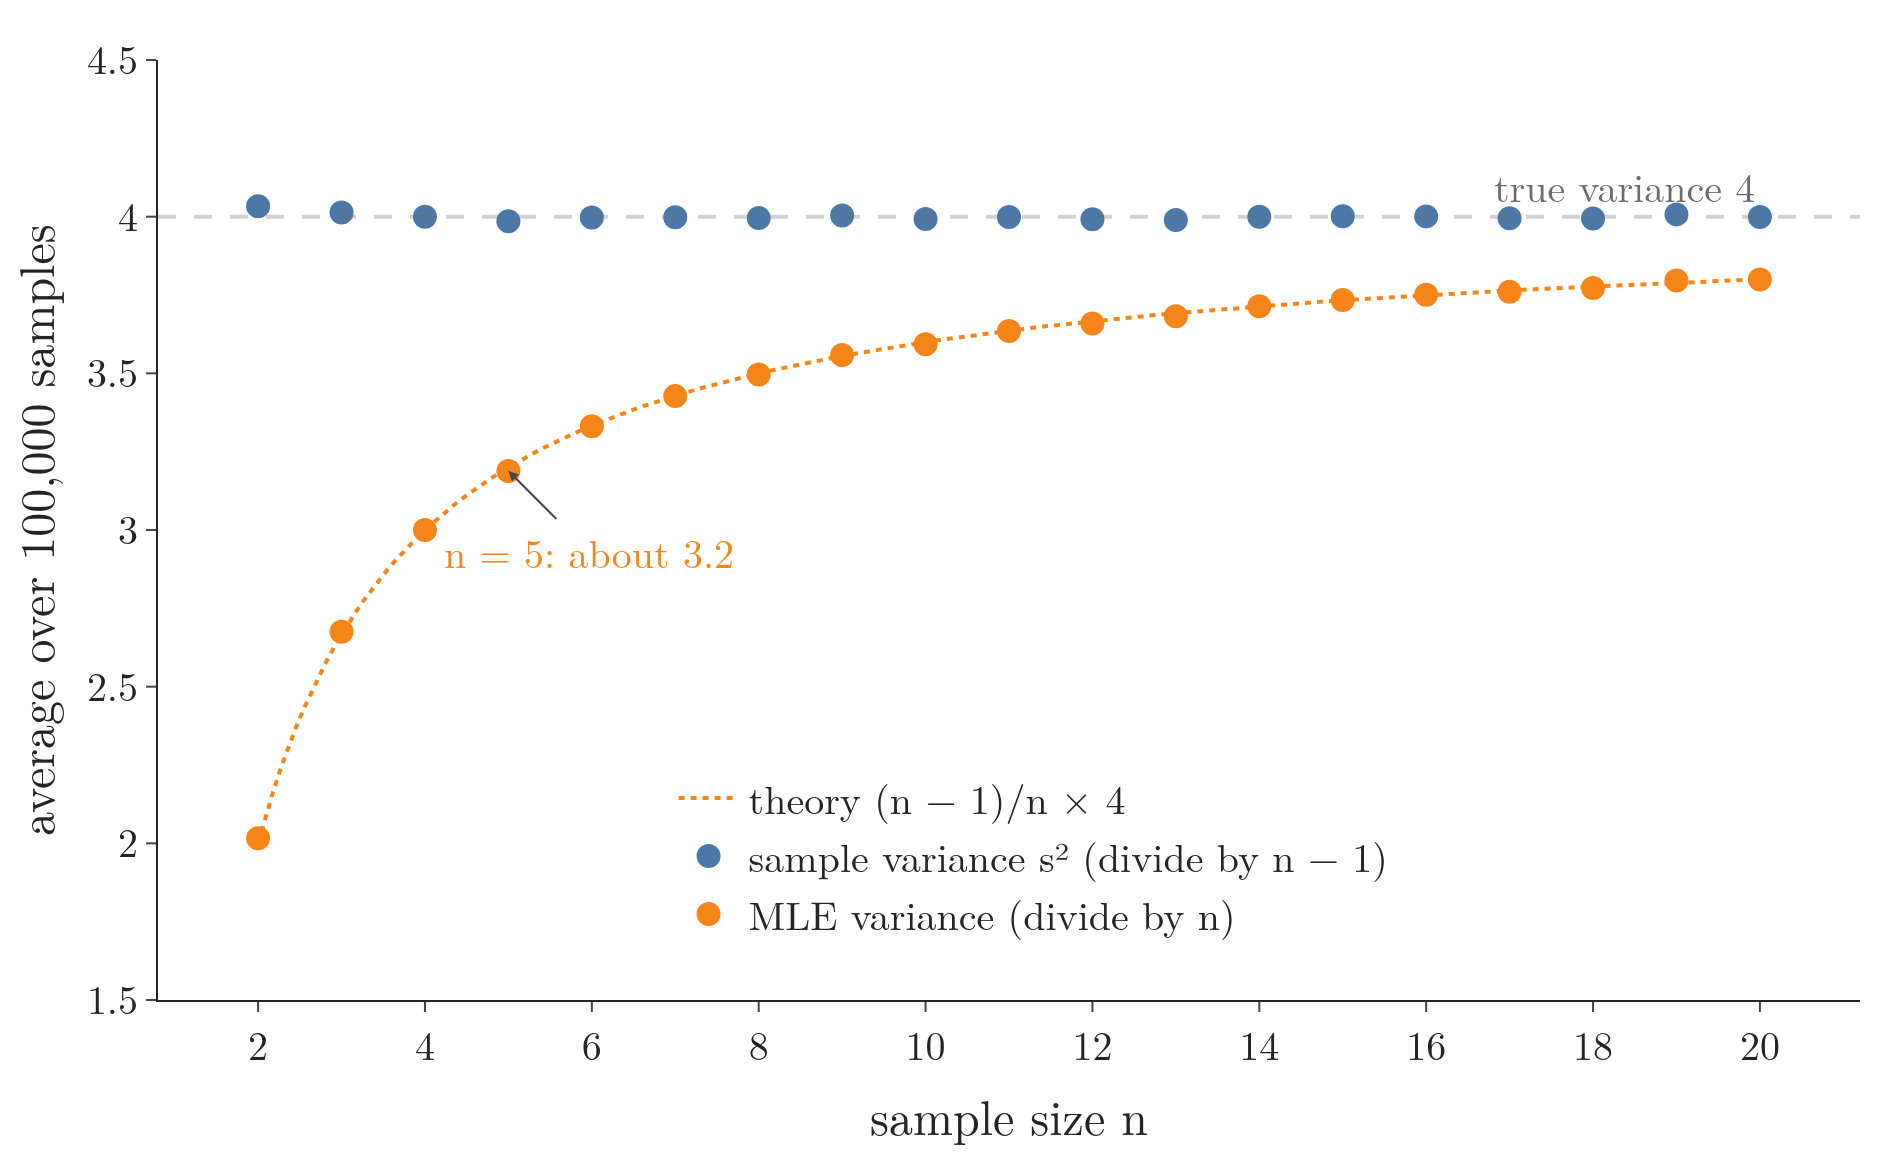

The Python source for this figure:
"""Biased but consistent (Plotly). For each sample size n from 2 to 20, draw 100,000 samples of n mice from
N(32, 2^2) (true variance 4) and average the two variance estimates. The sample variance (divide by n - 1) averages 4
for every n; the MLE variance (divide by n) averages (n - 1)/n x 4: 3.2 at n = 5, closing on 4 as n grows."""
from pathlib import Path

import numpy as np
import plotly.graph_objects as go

HERE = Path(__file__).parent
BLUE, ORANGE, GREEN, RED, GREY = "#4C78A8", "#F58518", "#54A24B", "#E45756", "#6B6B6B"
rng = np.random.default_rng(0)
ns = np.arange(2, 21)
mle, s2 = [], []
for n in ns:
    x = rng.normal(32, 2, size=(100_000, n))
    mle.append(x.var(axis=1).mean())
    s2.append(x.var(axis=1, ddof=1).mean())
mle, s2 = np.array(mle), np.array(s2)
i5 = list(ns).index(5)
assert abs(mle[i5] - 3.2) < 0.03 and abs(s2[i5] - 4) < 0.03
assert np.allclose(mle, (ns - 1) / ns * 4, atol=0.04) and np.allclose(s2, 4, atol=0.05)

fig = go.Figure()
fig.add_hline(y=4, line=dict(color=GREY, width=2, dash="dash"))
fig.add_annotation(x=20, y=4, text="true variance 4", xanchor="right", yshift=16, showarrow=False,
                   font=dict(color=GREY, size=20))
nn = np.linspace(2, 20, 200)
fig.add_trace(go.Scatter(x=nn, y=(nn - 1) / nn * 4, mode="lines", line=dict(color=ORANGE, width=2, dash="dot"),
                         name="theory (n − 1)/n × 4"))
fig.add_trace(go.Scatter(x=ns, y=s2, mode="markers", marker=dict(size=12, color=BLUE),
                         name="sample variance s² (divide by n − 1)"))
fig.add_trace(go.Scatter(x=ns, y=mle, mode="markers", marker=dict(size=12, color=ORANGE),
                         name="MLE variance (divide by n)"))
fig.add_annotation(x=5, y=mle[i5], text="n = 5: about 3.2", ax=40, ay=40, arrowhead=2, font=dict(size=20, color=ORANGE))
fig.update_layout(template="simple_white", width=950, height=580, font=dict(family="Latin Modern Roman", size=20),
                  xaxis=dict(title="sample size n", dtick=2), yaxis=dict(title="average over 100,000 samples", range=[1.5, 4.5]),
                  legend=dict(x=0.3, y=0.05, yanchor="bottom"), margin=dict(l=70, r=20, t=30, b=60))
fig.write_image(HERE / "bias_n.png", scale=2)
fig.write_image(HERE / "bias_n.pdf")
